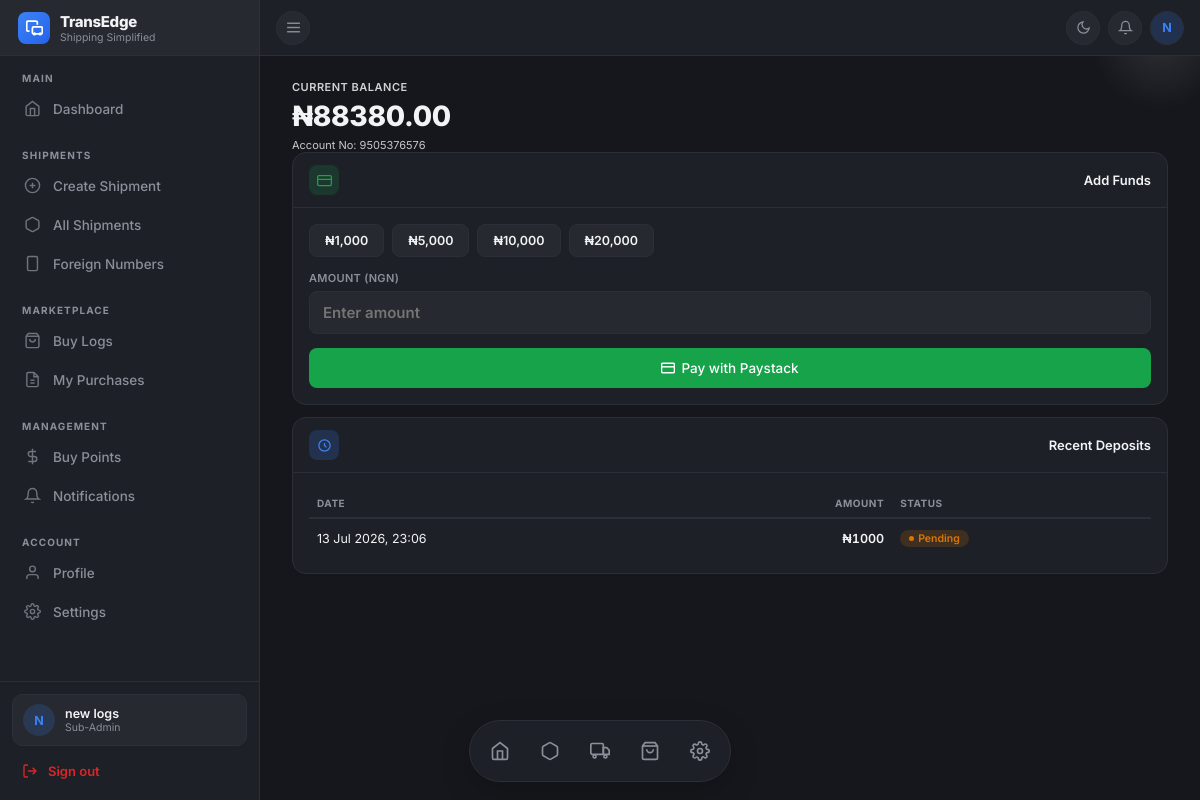
/shipping/sub-admin/wallet/deposit/ (signed in), run on an earlier commit of the app's database.
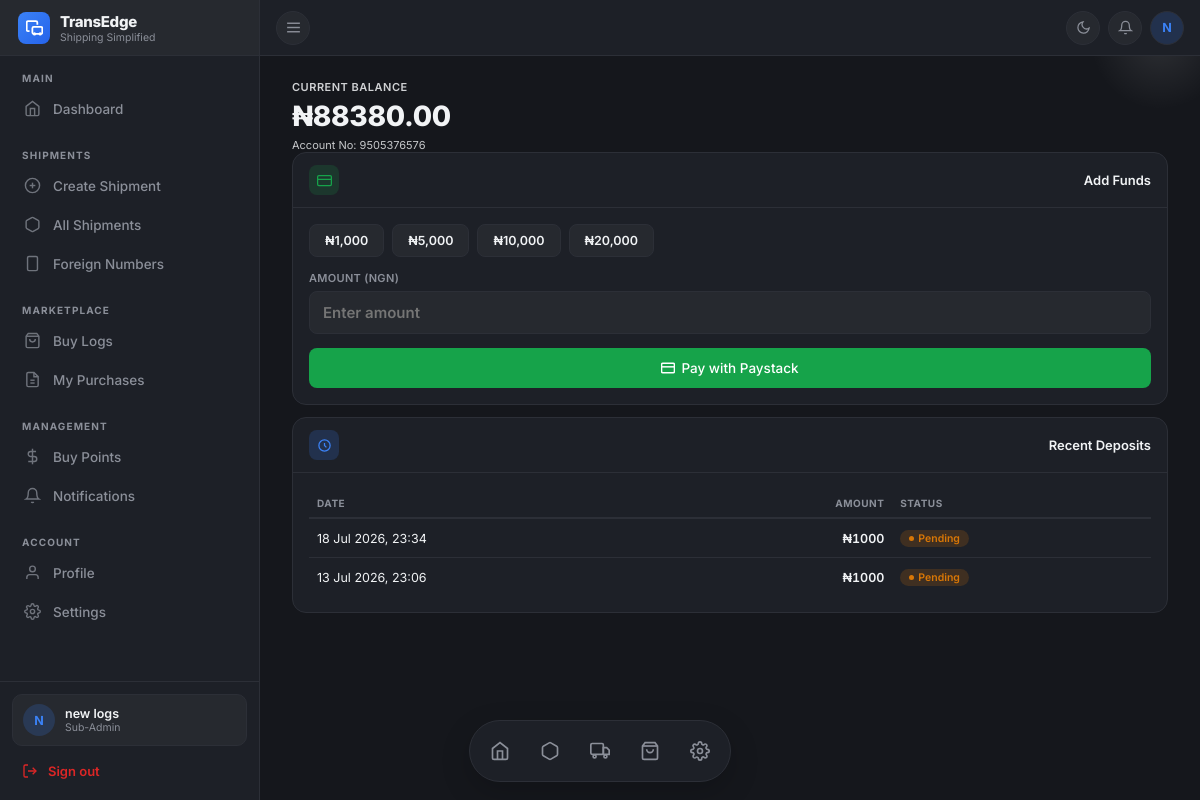
And on a later commit of the database.
### Business/models.py (models this page shows, shortened)
class WalletDeposit(models.Model):
    class Status(models.TextChoices):
        PENDING = "pending", "Pending"
        SUCCESS = "success", "Success"
        FAILED  = "failed",  "Failed"
    id                    = models.UUIDField(primary_key=True, default=uuid.uuid4, editable=False)
    account               = models.ForeignKey(
        Account, on_delete=models.CASCADE, related_name="deposits"
    )
    amount                = models.DecimalField(max_digits=14, decimal_places=2)
    currency              = models.CharField(max_length=5, default="NGN")
    paystack_reference    = models.CharField(max_length=200, unique=True)
    paystack_access_code  = models.CharField(max_length=200, blank=True)
    status                = models.CharField(
        max_length=10, choices=Status.choices, default=Status.PENDING
    )
    paid_at    = models.DateTimeField(null=True, blank=True)
    created_at = models.DateTimeField(auto_now_add=True)
    class Meta:
        ordering = ["-created_at"]

### Business/sub_admin_views.py (the view)
    def wrapper(request, *args, **kwargs):
        if not request.user.is_authenticated:
            return redirect("sub-admin-login")
        if request.user.role != User.Role.SUB_ADMIN:
            return redirect("sub-admin-login")
        try:
            profile = request.user.sub_admin_profile
        except SubAdminProfile.DoesNotExist:
            return redirect("sub-admin-login")
        if profile.approval_status == SubAdminProfile.ApprovalStatus.PENDING:
            return render(request, "admin/subadmin/pending_approval.html", {"profile": profile})
        if profile.approval_status == SubAdminProfile.ApprovalStatus.REJECTED:
            return render(request, "admin/subadmin/rejected.html", {"profile": profile})
        if profile.approval_status == SubAdminProfile.ApprovalStatus.SUSPENDED:
            return render(request, "admin/subadmin/suspended.html", {"profile": profile})
        return view_func(request, *args, **kwargs)

### Business/context_processors.py (called while the page is built)
def unread_notifications(request):
    user = getattr(request, "user", None)
    if not user or not user.is_authenticated or user.role != User.Role.SUB_ADMIN:
        return {"unread_notifications": 0}
    unread_private = Notification.objects.filter(
        recipient=user, is_read=False
    ).count()
    read_public_ids = NotificationRead.objects.filter(
        user=user
    ).values_list("notification_id", flat=True)
    unread_public = Notification.objects.filter(
        is_public=True, recipient__isnull=True
    ).exclude(id__in=read_public_ids).count()
    return {"unread_notifications": unread_private + unread_public}

### Business/sub_admin_views.py (called while the page is built)
def get_or_create_account(user):
    account, _ = Account.objects.get_or_create(user=user)
    return account

@sub_admin_approved_required
def sub_admin_wallet_deposit(request):
    account = get_or_create_account(request.user)
    history = account.deposits.order_by("-created_at")[:10]
    context = {"account": account, "history": history}
    return render(request, "admin/subadmin/wallet_deposit.html", context)

### Business/templates/admin/subadmin/wallet_deposit.html (shortened to what this page needs)
{% extends "admin/subadmin/base.html" %}
{% block content %}
<div class="wallet-hero">
  <div class="wallet-hero-label">Current Balance</div>
  <div class="wallet-hero-amount">₦{{ account.balance|floatformat:2 }}</div>
  <div class="wallet-hero-note">Account No: {{ account.account_number }}</div>
</div>
<div class="section">
  <div class="section-header">
    <div class="sh-icon" style="background:var(--green-dim);">
      <svg width="15" height="15" fill="none" viewBox="0 0 24 24" stroke="currentColor" stroke-width="2" style="color:var(--green);"><rect x="1" y="4" width="22" height="16" rx="2"/><line x1="1" y1="10" x2="23" y2="10"/></svg>
    </div>
    <h3>Add Funds</h3>
  </div>
  <div class="section-body">
    <form method="post" action="{% url 'sub-admin-wallet-deposit-pay' %}" id="depositForm">
      <div class="amount-presets">
        <button type="button" class="preset-btn" data-amount="1000">₦1,000</button>
        <button type="button" class="preset-btn" data-amount="5000">₦5,000</button>
        <button type="button" class="preset-btn" data-amount="10000">₦10,000</button>
        <button type="button" class="preset-btn" data-amount="20000">₦20,000</button>
      </div>
      <div class="form-group">
        <label>Amount (NGN)</label>
        <input type="number" name="amount" id="amountInput" min="100" step="1" placeholder="Enter amount" required>
      </div>
      <button type="submit" class="btn btn-green">
        <svg width="14" height="14" fill="none" viewBox="0 0 24 24" stroke="currentColor" stroke-width="2.5"><rect x="1" y="4" width="22" height="16" rx="2"/><line x1="1" y1="10" x2="23" y2="10"/></svg>
        Pay with Paystack
      </button>
    </form>
  </div>
</div>
<div class="section" id="deposit-history">
  <div class="section-header">
    <div class="sh-icon" style="background:var(--sky-dim);">
      <svg width="15" height="15" fill="none" viewBox="0 0 24 24" stroke="currentColor" stroke-width="2" style="color:var(--sky);"><path d="M12 8v4l3 3"/><circle cx="12" cy="12" r="9"/></svg>
    </div>
    <h3>Recent Deposits</h3>
  </div>
  <div class="section-body">
    {% if history %}
    <table class="history-table">
      <thead>
        <tr><th>Date</th><th class="num">Amount</th><th>Status</th></tr>
      </thead>
      <tbody>
        {% for d in history %}
        <tr>
          <td>{{ d.created_at|date:"d M Y, H:i" }}</td>
          <td class="num">₦{{ d.amount|floatformat:0 }}</td>
          <td>
            {% if d.status == "success" %}<span class="badge b-success">Success</span>
            {% elif d.status == "pending" %}<span class="badge b-pending">Pending</span>
            {% else %}<span class="badge b-failed">Failed</span>{% endif %}
          </td>
        </tr>
        {% endfor %}
      </tbody>
    </table>
    {% else %}
    <div class="empty-cell">No deposits yet.</div>
    {% endif %}
  </div>
</div>
{% endblock %}

What changed in the data, as far as the page shows it:
added WalletDeposit: created_at "18 Jul 2026, 23:34", amount "1000", status "Pending"
